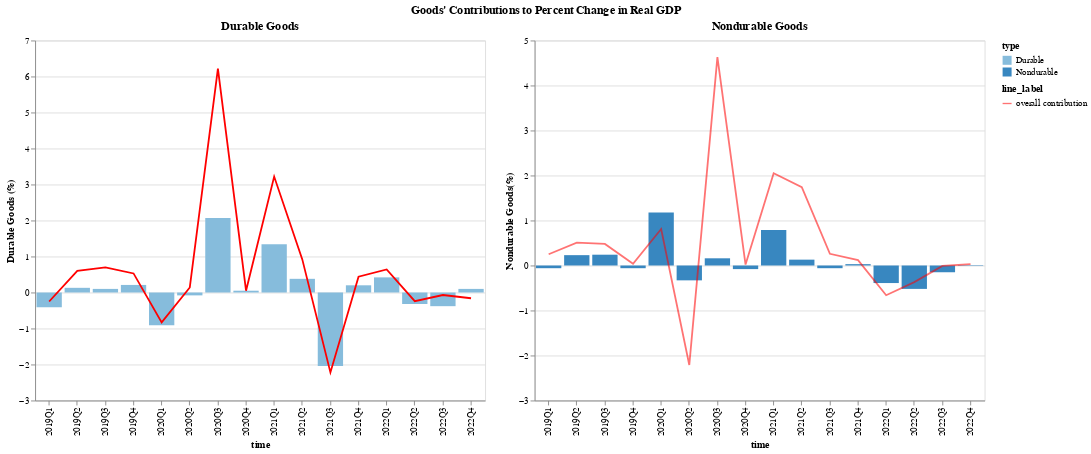

Here is the notebook cell this chart was saved with:
### Code cell
# goods
st.write("To further investigate the influence on personal consumption expenditures, we visualize the contributions of goods and services to percent change in real GDP.")
st.write("The line in each plot shows the overall contributions, while the users could look at the specific contribution of a particular good or service through the bar plot by using the dropdown selection.")
goods

### Figure 1 — Vega-Lite specification as saved in the notebook (floating-point values rounded to 4 significant figures)
{"hconcat": [{"layer": [{"mark": "bar", "encoding": {"color": {"field": "type", "type": "ordinal"}, "x": {"field": "time", "type": "nominal"}, "y": {"field": "value", "title": "Durable Goods (%)", "type": "quantitative"}}, "height": 400, "selection": {"selector012": {"type": "single", "fields": ["variable"], "init": {"variable": "Motor vehicles and parts"}, "bind": {"input": "select", "options": ["Motor vehicles and parts", "Furnishings and durable household equipment", "Recreational goods and vehicles", "Other durable goods"], "name": "Select durable goods: "}}}, "transform": [{"filter": "((datum.variable !== 'Durable goods') && (datum.variable !== 'change'))"}, {"filter": {"selection": "selector012"}}], "width": 500}, {"mark": {"type": "line", "color": "red"}, "encoding": {"x": {"field": "time", "type": "nominal"}, "y": {"field": "value", "type": "quantitative"}}, "height": 400, "transform": [{"filter": "(datum.variable === 'Durable goods')"}], "width": 500}], "data": {"name": "data-0a170539b4c2bef1dc72c4cce91ff9fc"}, "title": "Durable Goods"}, {"layer": [{"mark": "bar", "encoding": {"color": {"field": "type", "type": "ordinal"}, "x": {"field": "time", "type": "nominal"}, "y": {"field": "value", "title": "Nondurable Goods(%)", "type": "quantitative"}}, "height": 400, "selection": {"selector013": {"type": "single", "fields": ["variable"], "init": {"variable": "Food and beverages purchased for off-premises consumption"}, "bind": {"input": "select", "options": ["Food and beverages purchased for off-premises consumption", "Clothing and footwear", "Gasoline and other energy goods", "Other nondurable goods"], "name": "Select nondurable goods: "}}}, "transform": [{"filter": "((datum.variable !== 'Nondurable goods') && (datum.variable !== 'change'))"}, {"filter": {"selection": "selector013"}}], "width": 500}, {"mark": {"type": "line", "color": "red"}, "encoding": {"opacity": {"field": "line_label", "type": "nominal"}, "x": {"field": "time", "type": "nominal"}, "y": {"field": "value", "type": "quantitative"}}, "height": 400, "transform": [{"filter": "(datum.variable === 'Nondurable goods')"}], "width": 500}], "data": {"name": "data-dcde035e1d2bb9e5213431287a36abdb"}, "title": "Nondurable Goods"}], "title": {"text": "Goods' Contributions to Percent Change in Real GDP", "anchor": "middle"}, "$schema": "https://vega.github.io/schema/vega-lite/v4.17.0.json", "datasets": {"data-0a170539b4c2bef1dc72c4cce91ff9fc": [{"time": "2019Q1", "variable": "Durable goods", "value": -0.25, "type": "Durable"}, {"time": "2019Q2", "variable": "Durable goods", "value": 0.6, "type": "Durable"}, {"time": "2019Q3", "variable": "Durable goods", "value": 0.7, "type": "Durable"}, {"time": "2019Q4", "variable": "Durable goods", "value": 0.53, "type": "Durable"}, {"time": "2020Q1", "variable": "Durable goods", "value": -0.83, "type": "Durable"}, {"time": "2020Q2", "variable": "Durable goods", "value": 0.14, "type": "Durable"}, {"time": "2020Q3", "variable": "Durable goods", "value": 6.22, "type": "Durable"}, {"time": "2020Q4", "variable": "Durable goods", "value": 0.05, "type": "Durable"}, {"time": "2021Q1", "variable": "Durable goods", "value": 3.22, "type": "Durable"}, {"time": "2021Q2", "variable": "Durable goods", "value": 0.92, "type": "Durable"}, {"time": "2021Q3", "variable": "Durable goods", "value": -2.22, "type": "Durable"}, {"time": "2021Q4", "variable": "Durable goods", "value": 0.44, "type": "Durable"}, {"time": "2022Q1", "variable": "Durable goods", "value": 0.64, "type": "Durable"}, {"time": "2022Q2", "variable": "Durable goods", "value": -0.24, "type": "Durable"}, {"time": "2022Q3", "variable": "Durable goods", "value": -0.07, "type": "Durable"}, {"time": "2022Q4", "variable": "Durable goods", "value": -0.16, "type": "Durable"}, {"time": "2019Q1", "variable": "Motor vehicles and parts", "value": -0.41, "type": "Durable"}, {"time": "2019Q2", "variable": "Motor vehicles and parts", "value": 0.13, "type": "Durable"}, {"time": "2019Q3", "variable": "Motor vehicles and parts", "value": 0.1, "type": "Durable"}, {"time": "2019Q4", "variable": "Motor vehicles and parts", "value": 0.21, "type": "Durable"}, {"time": "2020Q1", "variable": "Motor vehicles and parts", "value": -0.91, "type": "Durable"}, {"time": "2020Q2", "variable": "Motor vehicles and parts", "value": -0.08, "type": "Durable"}, {"time": "2020Q3", "variable": "Motor vehicles and parts", "value": 2.07, "type": "Durable"}, {"time": "2020Q4", "variable": "Motor vehicles and parts", "value": 0.05, "type": "Durable"}, {"time": "2021Q1", "variable": "Motor vehicles and parts", "value": 1.34, "type": "Durable"}, {"time": "2021Q2", "variable": "Motor vehicles and parts", "value": 0.38, "type": "Durable"}, {"time": "2021Q3", "variable": "Motor vehicles and parts", "value": -2.04, "type": "Durable"}, {"time": "2021Q4", "variable": "Motor vehicles and parts", "value": 0.2, "type": "Durable"}, {"time": "2022Q1", "variable": "Motor vehicles and parts", "value": 0.42, "type": "Durable"}, {"time": "2022Q2", "variable": "Motor vehicles and parts", "value": -0.32, "type": "Durable"}, {"time": "2022Q3", "variable": "Motor vehicles and parts", "value": -0.38, "type": "Durable"}, {"time": "2022Q4", "variable": "Motor vehicles and parts", "value": 0.1, "type": "Durable"}, {"time": "2019Q1", "variable": "Furnishings and durable household equipment", "value": -0.06, "type": "Durable"}, {"time": "2019Q2", "variable": "Furnishings and durable household equipment", "value": 0.14, "type": "Durable"}, {"time": "2019Q3", "variable": "Furnishings and durable household equipment", "value": 0.18, "type": "Durable"}, {"time": "2019Q4", "variable": "Furnishings and durable household equipment", "value": 0.15, "type": "Durable"}, {"time": "2020Q1", "variable": "Furnishings and durable household equipment", "value": 0.05, "type": "Durable"}, {"time": "2020Q2", "variable": "Furnishings and durable household equipment", "value": 0.09, "type": "Durable"}, {"time": "2020Q3", "variable": "Furnishings and durable household equipment", "value": 1.36, "type": "Durable"}, {"time": "2020Q4", "variable": "Furnishings and durable household equipment", "value": -0.13, "type": "Durable"}, {"time": "2021Q1", "variable": "Furnishings and durable household equipment", "value": 0.73, "type": "Durable"}, {"time": "2021Q2", "variable": "Furnishings and durable household equipment", "value": -0.02, "type": "Durable"}, {"time": "2021Q3", "variable": "Furnishings and durable household equipment", "value": -0.21, "type": "Durable"}, {"time": "2021Q4", "variable": "Furnishings and durable household equipment", "value": -0.13, "type": "Durable"}, {"time": "2022Q1", "variable": "Furnishings and durable household equipment", "value": -0.07, "type": "Durable"}, {"time": "2022Q2", "variable": "Furnishings and durable household equipment", "value": -0.01, "type": "Durable"}, {"time": "2022Q3", "variable": "Furnishings and durable household equipment", "value": 0.05, "type": "Durable"}, {"time": "2022Q4", "variable": "Furnishings and durable household equipment", "value": -0.02, "type": "Durable"}, {"time": "2019Q1", "variable": "Recreational goods and vehicles", "value": 0.18, "type": "Durable"}, {"time": "2019Q2", "variable": "Recreational goods and vehicles", "value": 0.33, "type": "Durable"}, {"time": "2019Q3", "variable": "Recreational goods and vehicles", "value": 0.32, "type": "Durable"}, {"time": "2019Q4", "variable": "Recreational goods and vehicles", "value": 0.19, "type": "Durable"}, {"time": "2020Q1", "variable": "Recreational goods and vehicles", "value": 0.21, "type": "Durable"}, {"time": "2020Q2", "variable": "Recreational goods and vehicles", "value": 0.89, "type": "Durable"}, {"time": "2020Q3", "variable": "Recreational goods and vehicles", "value": 1.36, "type": "Durable"}, {"time": "2020Q4", "variable": "Recreational goods and vehicles", "value": 0.03, "type": "Durable"}, {"time": "2021Q1", "variable": "Recreational goods and vehicles", "value": 0.75, "type": "Durable"}, {"time": "2021Q2", "variable": "Recreational goods and vehicles", "value": 0.29, "type": "Durable"}, {"time": "2021Q3", "variable": "Recreational goods and vehicles", "value": -0.06, "type": "Durable"}, {"time": "2021Q4", "variable": "Recreational goods and vehicles", "value": 0.29, "type": "Durable"}, {"time": "2022Q1", "variable": "Recreational goods and vehicles", "value": 0.26, "type": "Durable"}, {"time": "2022Q2", "variable": "Recreational goods and vehicles", "value": 0.04, "type": "Durable"}, {"time": "2022Q3", "variable": "Recreational goods and vehicles", "value": 0.23, "type": "Durable"}, {"time": "2022Q4", "variable": "Recreational goods and vehicles", "value": -0.1, "type": "Durable"}, {"time": "2019Q1", "variable": "Other durable goods", "value": 0.04, "type": "Durable"}, {"time": "2019Q2", "variable": "Other durable goods", "value": 0.01, "type": "Durable"}, {"time": "2019Q3", "variable": "Other durable goods", "value": 0.1, "type": "Durable"}, {"time": "2019Q4", "variable": "Other durable goods", "value": -0.03, "type": "Durable"}, {"time": "2020Q1", "variable": "Other durable goods", "value": -0.18, "type": "Durable"}, {"time": "2020Q2", "variable": "Other durable goods", "value": -0.76, "type": "Durable"}, {"time": "2020Q3", "variable": "Other durable goods", "value": 1.44, "type": "Durable"}, {"time": "2020Q4", "variable": "Other durable goods", "value": 0.09, "type": "Durable"}, {"time": "2021Q1", "variable": "Other durable goods", "value": 0.4, "type": "Durable"}, {"time": "2021Q2", "variable": "Other durable goods", "value": 0.27, "type": "Durable"}, {"time": "2021Q3", "variable": "Other durable goods", "value": 0.09, "type": "Durable"}, {"time": "2021Q4", "variable": "Other durable goods", "value": 0.07, "type": "Durable"}, {"time": "2022Q1", "variable": "Other durable goods", "value": 0.03, "type": "Durable"}, {"time": "2022Q2", "variable": "Other durable goods", "value": 0.05, "type": "Durable"}, {"time": "2022Q3", "variable": "Other durable goods", "value": 0.02, "type": "Durable"}, {"time": "2022Q4", "variable": "Other durable goods", "value": -0.14, "type": "Durable"}, {"time": "2019Q1", "variable": "change", "value": 3.32, "type": "Wage"}, {"time": "2019Q2", "variable": "change", "value": -7.52, "type": "Wage"}, {"time": "2019Q3", "variable": "change", "value": -0.18, "type": "Wage"}, {"time": "2019Q4", "variable": "change", "value": 8.52, "type": "Wage"}, {"time": "2020Q1", "variable": "change", "value": 3.04, "type": "Wage"}, {"time": "2020Q2", "variable": "change", "value": -2.7, "type": "Wage"}, {"time": "2020Q3", "variable": "change", "value": -1.35, "type": "Wage"}, {"time": "2020Q4", "variable": "change", "value": 14.25, "type": "Wage"}, {"time": "2021Q1", "variable": "change", "value": -3.81, "type": "Wage"}, {"time": "2021Q2", "variable": "change", "value": -3.65, "type": "Wage"}, {"time": "2021Q3", "variable": "change", "value": 0.73, "type": "Wage"}, {"time": "2021Q4", "variable": "change", "value": 13.44, "type": "Wage"}, {"time": "2022Q1", "variable": "change", "value": -3.1, "type": "Wage"}, {"time": "2022Q2", "variable": "change", "value": -5.97, "type": "Wage"}, {"time": "2022Q3", "variable": "change", "value": 3.25, "type": "Wage"}, {"time": "2022Q4", "variable": "change", "value": null, "type": "Wage"}], "data-dcde035e1d2bb9e5213431287a36abdb": [{"time": "2019Q1", "variable": "Nondurable goods", "value": 0.25, "type": "Nondurable", "line_label": "overall contribution"}, {"time": "2019Q2", "variable": "Nondurable goods", "value": 0.51, "type": "Nondurable", "line_label": "overall contribution"}, {"time": "2019Q3", "variable": "Nondurable goods", "value": 0.48, "type": "Nondurable", "line_label": "overall contribution"}, {"time": "2019Q4", "variable": "Nondurable goods", "value": 0.04, "type": "Nondurable", "line_label": "overall contribution"}, {"time": "2020Q1", "variable": "Nondurable goods", "value": 0.81, "type": "Nondurable", "line_label": "overall contribution"}, {"time": "2020Q2", "variable": "Nondurable goods", "value": -2.21, "type": "Nondurable", "line_label": "overall contribution"}, {"time": "2020Q3", "variable": "Nondurable goods", "value": 4.63, "type": "Nondurable", "line_label": "overall contribution"}, {"time": "2020Q4", "variable": "Nondurable goods", "value": 0.02, "type": "Nondurable", "line_label": "overall contribution"}, {"time": "2021Q1", "variable": "Nondurable goods", "value": 2.05, "type": "Nondurable", "line_label": "overall contribution"}, {"time": "2021Q2", "variable": "Nondurable goods", "value": 1.74, "type": "Nondurable", "line_label": "overall contribution"}, {"time": "2021Q3", "variable": "Nondurable goods", "value": 0.26, "type": "Nondurable", "line_label": "overall contribution"}, {"time": "2021Q4", "variable": "Nondurable goods", "value": 0.12, "type": "Nondurable", "line_label": "overall contribution"}, {"time": "2022Q1", "variable": "Nondurable goods", "value": -0.66, "type": "Nondurable", "line_label": "overall contribution"}, {"time": "2022Q2", "variable": "Nondurable goods", "value": -0.37, "type": "Nondurable", "line_label": "overall contribution"}, {"time": "2022Q3", "variable": "Nondurable goods", "value": -0.01, "type": "Nondurable", "line_label": "overall contribution"}, {"time": "2022Q4", "variable": "Nondurable goods", "value": 0.03, "type": "Nondurable", "line_label": "overall contribution"}, {"time": "2019Q1", "variable": "Food and beverages purchased for off-premises consumption", "value": -0.06, "type": "Nondurable", "line_label": "overall contribution"}, {"time": "2019Q2", "variable": "Food and beverages purchased for off-premises consumption", "value": 0.23, "type": "Nondurable", "line_label": "overall contribution"}, {"time": "2019Q3", "variable": "Food and beverages purchased for off-premises consumption", "value": 0.24, "type": "Nondurable", "line_label": "overall contribution"}, {"time": "2019Q4", "variable": "Food and beverages purchased for off-premises consumption", "value": -0.06, "type": "Nondurable", "line_label": "overall contribution"}, {"time": "2020Q1", "variable": "Food and beverages purchased for off-premises consumption", "value": 1.18, "type": "Nondurable", "line_label": "overall contribution"}, {"time": "2020Q2", "variable": "Food and beverages purchased for off-premises consumption", "value": -0.33, "type": "Nondurable", "line_label": "overall contribution"}, {"time": "2020Q3", "variable": "Food and beverages purchased for off-premises consumption", "value": 0.16, "type": "Nondurable", "line_label": "overall contribution"}, {"time": "2020Q4", "variable": "Food and beverages purchased for off-premises consumption", "value": -0.08, "type": "Nondurable", "line_label": "overall contribution"}, {"time": "2021Q1", "variable": "Food and beverages purchased for off-premises consumption", "value": 0.79, "type": "Nondurable", "line_label": "overall contribution"}, {"time": "2021Q2", "variable": "Food and beverages purchased for off-premises consumption", "value": 0.13, "type": "Nondurable", "line_label": "overall contribution"}, {"time": "2021Q3", "variable": "Food and beverages purchased for off-premises consumption", "value": -0.06, "type": "Nondurable", "line_label": "overall contribution"}, {"time": "2021Q4", "variable": "Food and beverages purchased for off-premises consumption", "value": 0.03, "type": "Nondurable", "line_label": "overall contribution"}, {"time": "2022Q1", "variable": "Food and beverages purchased for off-premises consumption", "value": -0.39, "type": "Nondurable", "line_label": "overall contribution"}, {"time": "2022Q2", "variable": "Food and beverages purchased for off-premises consumption", "value": -0.52, "type": "Nondurable", "line_label": "overall contribution"}, {"time": "2022Q3", "variable": "Food and beverages purchased for off-premises consumption", "value": -0.15, "type": "Nondurable", "line_label": "overall contribution"}, {"time": "2022Q4", "variable": "Food and beverages purchased for off-premises consumption", "value": -0.01, "type": "Nondurable", "line_label": "overall contribution"}, {"time": "2019Q1", "variable": "Clothing and footwear", "value": 0.03, "type": "Nondurable", "line_label": "overall contribution"}, {"time": "2019Q2", "variable": "Clothing and footwear", "value": 0.06, "type": "Nondurable", "line_label": "overall contribution"}, {"time": "2019Q3", "variable": "Clothing and footwear", "value": 0.04, "type": "Nondurable", "line_label": "overall contribution"}, {"time": "2019Q4", "variable": "Clothing and footwear", "value": 0.11, "type": "Nondurable", "line_label": "overall contribution"}, {"time": "2020Q1", "variable": "Clothing and footwear", "value": -0.65, "type": "Nondurable", "line_label": "overall contribution"}, {"time": "2020Q2", "variable": "Clothing and footwear", "value": -1.02, "type": "Nondurable", "line_label": "overall contribution"}, {"time": "2020Q3", "variable": "Clothing and footwear", "value": 2.12, "type": "Nondurable", "line_label": "overall contribution"}, {"time": "2020Q4", "variable": "Clothing and footwear", "value": 0.08, "type": "Nondurable", "line_label": "overall contribution"}, {"time": "2021Q1", "variable": "Clothing and footwear", "value": 0.61, "type": "Nondurable", "line_label": "overall contribution"}, {"time": "2021Q2", "variable": "Clothing and footwear", "value": 0.52, "type": "Nondurable", "line_label": "overall contribution"}, {"time": "2021Q3", "variable": "Clothing and footwear", "value": 0, "type": "Nondurable", "line_label": "overall contribution"}, {"time": "2021Q4", "variable": "Clothing and footwear", "value": -0.07, "type": "Nondurable", "line_label": "overall contribution"}, {"time": "2022Q1", "variable": "Clothing and footwear", "value": -0.09, "type": "Nondurable", "line_label": "overall contribution"}, {"time": "2022Q2", "variable": "Clothing and footwear", "value": 0.08, "type": "Nondurable", "line_label": "overall contribution"}, {"time": "2022Q3", "variable": "Clothing and footwear", "value": 0.11, "type": "Nondurable", "line_label": "overall contribution"}, {"time": "2022Q4", "variable": "Clothing and footwear", "value": 0, "type": "Nondurable", "line_label": "overall contribution"}, {"time": "2019Q1", "variable": "Gasoline and other energy goods", "value": 0.01, "type": "Nondurable", "line_label": "overall contribution"}, {"time": "2019Q2", "variable": "Gasoline and other energy goods", "value": -0.01, "type": "Nondurable", "line_label": "overall contribution"}, {"time": "2019Q3", "variable": "Gasoline and other energy goods", "value": -0.04, "type": "Nondurable", "line_label": "overall contribution"}, {"time": "2019Q4", "variable": "Gasoline and other energy goods", "value": -0.06, "type": "Nondurable", "line_label": "overall contribution"}, {"time": "2020Q1", "variable": "Gasoline and other energy goods", "value": -0.32, "type": "Nondurable", "line_label": "overall contribution"}, {"time": "2020Q2", "variable": "Gasoline and other energy goods", "value": -0.89, "type": "Nondurable", "line_label": "overall contribution"}, {"time": "2020Q3", "variable": "Gasoline and other energy goods", "value": 0.75, "type": "Nondurable", "line_label": "overall contribution"}, {"time": "2020Q4", "variable": "Gasoline and other energy goods", "value": -0.12, "type": "Nondurable", "line_label": "overall contribution"}, {"time": "2021Q1", "variable": "Gasoline and other energy goods", "value": 0.14, "type": "Nondurable", "line_label": "overall contribution"}, {"time": "2021Q2", "variable": "Gasoline and other energy goods", "value": 0.48, "type": "Nondurable", "line_label": "overall contribution"}, {"time": "2021Q3", "variable": "Gasoline and other energy goods", "value": 0.16, "type": "Nondurable", "line_label": "overall contribution"}, {"time": "2021Q4", "variable": "Gasoline and other energy goods", "value": 0.07, "type": "Nondurable", "line_label": "overall contribution"}, {"time": "2022Q1", "variable": "Gasoline and other energy goods", "value": -0.19, "type": "Nondurable", "line_label": "overall contribution"}, {"time": "2022Q2", "variable": "Gasoline and other energy goods", "value": -0.05, "type": "Nondurable", "line_label": "overall contribution"}, {"time": "2022Q3", "variable": "Gasoline and other energy goods", "value": -0.06, "type": "Nondurable", "line_label": "overall contribution"}, {"time": "2022Q4", "variable": "Gasoline and other energy goods", "value": 0.02, "type": "Nondurable", "line_label": "overall contribution"}, {"time": "2019Q1", "variable": "Other nondurable goods", "value": 0.26, "type": "Nondurable", "line_label": "overall contribution"}, {"time": "2019Q2", "variable": "Other nondurable goods", "value": 0.23, "type": "Nondurable", "line_label": "overall contribution"}, {"time": "2019Q3", "variable": "Other nondurable goods", "value": 0.24, "type": "Nondurable", "line_label": "overall contribution"}, {"time": "2019Q4", "variable": "Other nondurable goods", "value": 0.04, "type": "Nondurable", "line_label": "overall contribution"}, {"time": "2020Q1", "variable": "Other nondurable goods", "value": 0.6, "type": "Nondurable", "line_label": "overall contribution"}, {"time": "2020Q2", "variable": "Other nondurable goods", "value": 0.03, "type": "Nondurable", "line_label": "overall contribution"}, {"time": "2020Q3", "variable": "Other nondurable goods", "value": 1.59, "type": "Nondurable", "line_label": "overall contribution"}, {"time": "2020Q4", "variable": "Other nondurable goods", "value": 0.14, "type": "Nondurable", "line_label": "overall contribution"}, {"time": "2021Q1", "variable": "Other nondurable goods", "value": 0.5, "type": "Nondurable", "line_label": "overall contribution"}, {"time": "2021Q2", "variable": "Other nondurable goods", "value": 0.61, "type": "Nondurable", "line_label": "overall contribution"}, {"time": "2021Q3", "variable": "Other nondurable goods", "value": 0.15, "type": "Nondurable", "line_label": "overall contribution"}, {"time": "2021Q4", "variable": "Other nondurable goods", "value": 0.09, "type": "Nondurable", "line_label": "overall contribution"}, {"time": "2022Q1", "variable": "Other nondurable goods", "value": 0.02, "type": "Nondurable", "line_label": "overall contribution"}, {"time": "2022Q2", "variable": "Other nondurable goods", "value": 0.12, "type": "Nondurable", "line_label": "overall contribution"}, {"time": "2022Q3", "variable": "Other nondurable goods", "value": 0.08, "type": "Nondurable", "line_label": "overall contribution"}, {"time": "2022Q4", "variable": "Other nondurable goods", "value": 0.03, "type": "Nondurable", "line_label": "overall contribution"}, {"time": "2019Q1", "variable": "change", "value": 3.32, "type": "Wage", "line_label": "overall contribution"}, {"time": "2019Q2", "variable": "change", "value": -7.52, "type": "Wage", "line_label": "overall contribution"}, {"time": "2019Q3", "variable": "change", "value": -0.18, "type": "Wage", "line_label": "overall contribution"}, {"time": "2019Q4", "variable": "change", "value": 8.52, "type": "Wage", "line_label": "overall contribution"}, {"time": "2020Q1", "variable": "change", "value": 3.04, "type": "Wage", "line_label": "overall contribution"}, {"time": "2020Q2", "variable": "change", "value": -2.7, "type": "Wage", "line_label": "overall contribution"}, {"time": "2020Q3", "variable": "change", "value": -1.35, "type": "Wage", "line_label": "overall contribution"}, {"time": "2020Q4", "variable": "change", "value": 14.25, "type": "Wage", "line_label": "overall contribution"}, {"time": "2021Q1", "variable": "change", "value": -3.81, "type": "Wage", "line_label": "overall contribution"}, {"time": "2021Q2", "variable": "change", "value": -3.65, "type": "Wage", "line_label": "overall contribution"}, {"time": "2021Q3", "variable": "change", "value": 0.73, "type": "Wage", "line_label": "overall contribution"}, {"time": "2021Q4", "variable": "change", "value": 13.44, "type": "Wage", "line_label": "overall contribution"}, {"time": "2022Q1", "variable": "change", "value": -3.1, "type": "Wage", "line_label": "overall contribution"}, {"time": "2022Q2", "variable": "change", "value": -5.97, "type": "Wage", "line_label": "overall contribution"}, {"time": "2022Q3", "variable": "change", "value": 3.25, "type": "Wage", "line_label": "overall contribution"}, {"time": "2022Q4", "variable": "change", "value": null, "type": "Wage", "line_label": "overall contribution"}]}}
